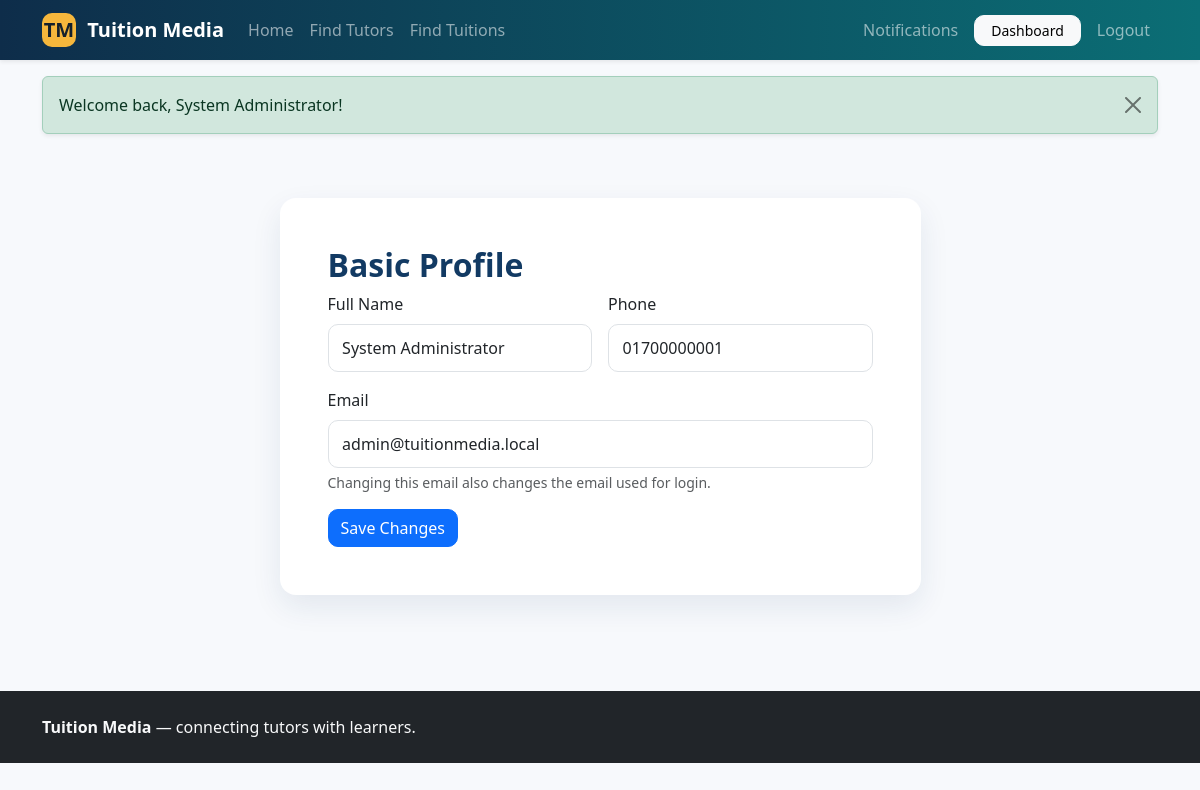
The app's page /profile.php (signed in) with its own data.
### tables this page shows
CREATE TABLE users (
    id INT UNSIGNED AUTO_INCREMENT PRIMARY KEY,
    name VARCHAR(120) NOT NULL,
    email VARCHAR(160) NOT NULL UNIQUE,
    phone VARCHAR(30) DEFAULT NULL,
    password VARCHAR(255) NOT NULL,
    role ENUM('student','guardian','tutor','admin') NOT NULL,
    status ENUM('active','blocked') NOT NULL DEFAULT 'active',
    created_at TIMESTAMP DEFAULT CURRENT_TIMESTAMP,
    updated_at TIMESTAMP DEFAULT CURRENT_TIMESTAMP ON UPDATE CURRENT_TIMESTAMP
);

### includes/functions.php (called while the page is built, shortened)
<?php
function e(?string $value): string {
    return htmlspecialchars($value ?? '', ENT_QUOTES, 'UTF-8');
}
function current_user(): ?array {
    return $_SESSION['user'] ?? null;
}
function refresh_session_user(PDO $pdo): void {
    $stmt = $pdo->prepare('SELECT id, name, email, phone, role, status FROM users WHERE id = ?');
    $stmt->execute([current_user()['id']]);
}

### profile.php (the view, shortened to what this page needs)
<?php
require __DIR__ . '/includes/header.php';
?>
<div class="container py-5"><div class="row justify-content-center"><div class="col-lg-7"><div class="card shadow-soft p-4 p-md-5"><h2 class="section-title">Basic Profile</h2><?php if($errors): ?><div class="alert alert-danger"><ul class="mb-0"><?php foreach($errors as $error): ?><li><?= e($error) ?></li><?php endforeach; ?></ul></div><?php endif; ?><form method="post" class="row g-3"><?= csrf_field() ?><div class="col-md-6"><label class="form-label">Full Name</label><input class="form-control" name="name" value="<?= e($_POST['name'] ?? current_user()['name']) ?>" required></div><div class="col-md-6"><label class="form-label">Phone</label><input class="form-control" name="phone" value="<?= e($_POST['phone'] ?? current_user()['phone']) ?>"></div><div class="col-12"><label class="form-label">Email</label><input type="email" class="form-control" name="email" value="<?= e($_POST['email'] ?? current_user()['email']) ?>" required><div class="form-text">Changing this email also changes the email used for login.</div></div><div class="col-12"><button class="btn btn-primary">Save Changes</button></div></form></div></div></div></div>
<?php require __DIR__ . '/includes/footer.php'; ?>

### assets/css/style.css (style rules this page uses)
:root { --tm-primary: #123a63; --tm-secondary: #0b6e75; --tm-accent: #f6b73c; --tm-soft: #f5f8fc; }
body { background: #f7f9fc; color: #1d2a38; }
.section-title { color: var(--tm-primary); font-weight: 800; }
.card { border: 0; border-radius: 16px; }
.shadow-soft { box-shadow: 0 12px 30px rgba(18, 58, 99, 0.09); }
.form-control, .form-select { padding: 0.68rem 0.85rem; border-radius: 10px; }
.btn { border-radius: 10px; }

### records on screen
users: name "System Administrator", phone "01700000001", email "admin@tuitionmedia.local"

### other values on screen
$flash['message'] "Welcome back, System Administrator!"
